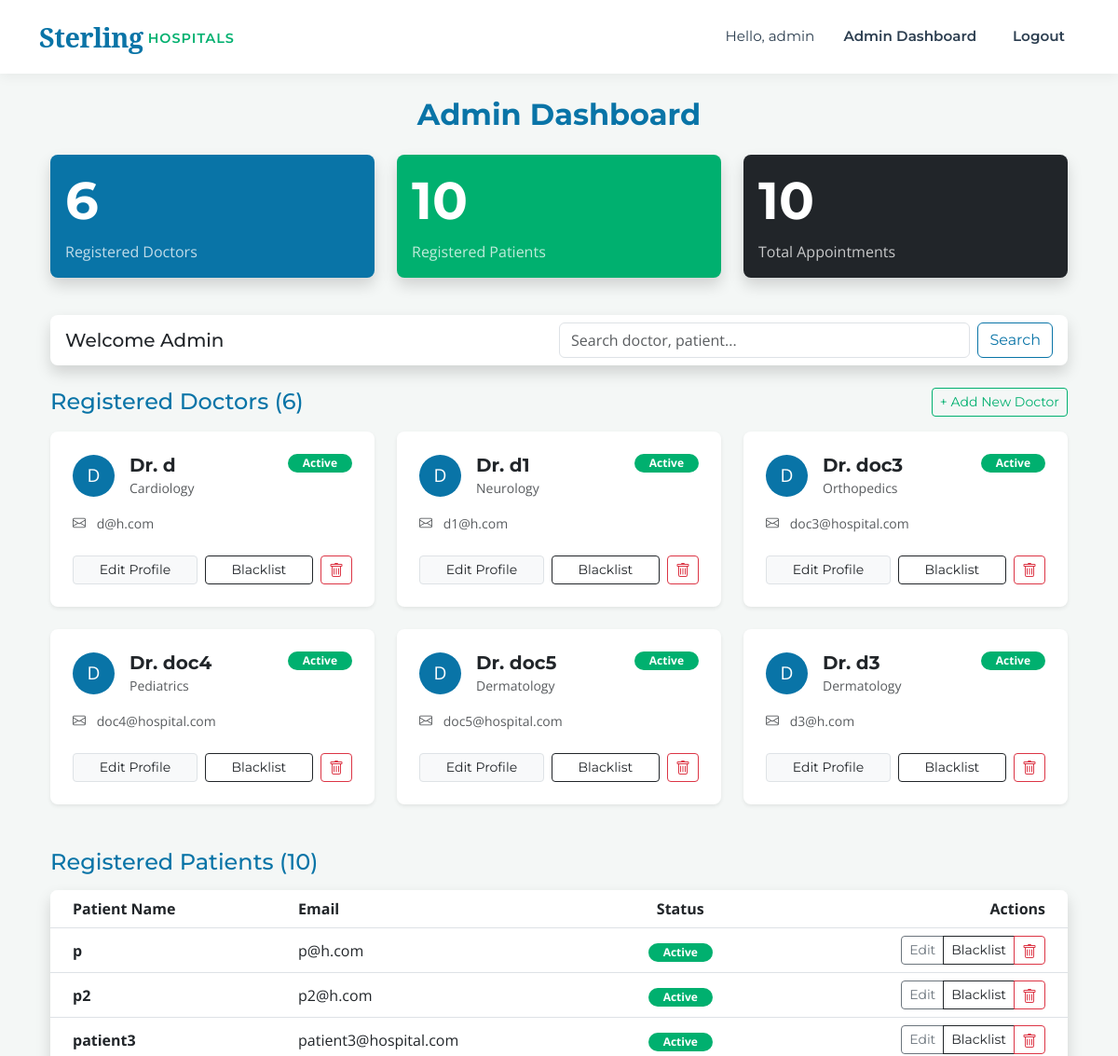
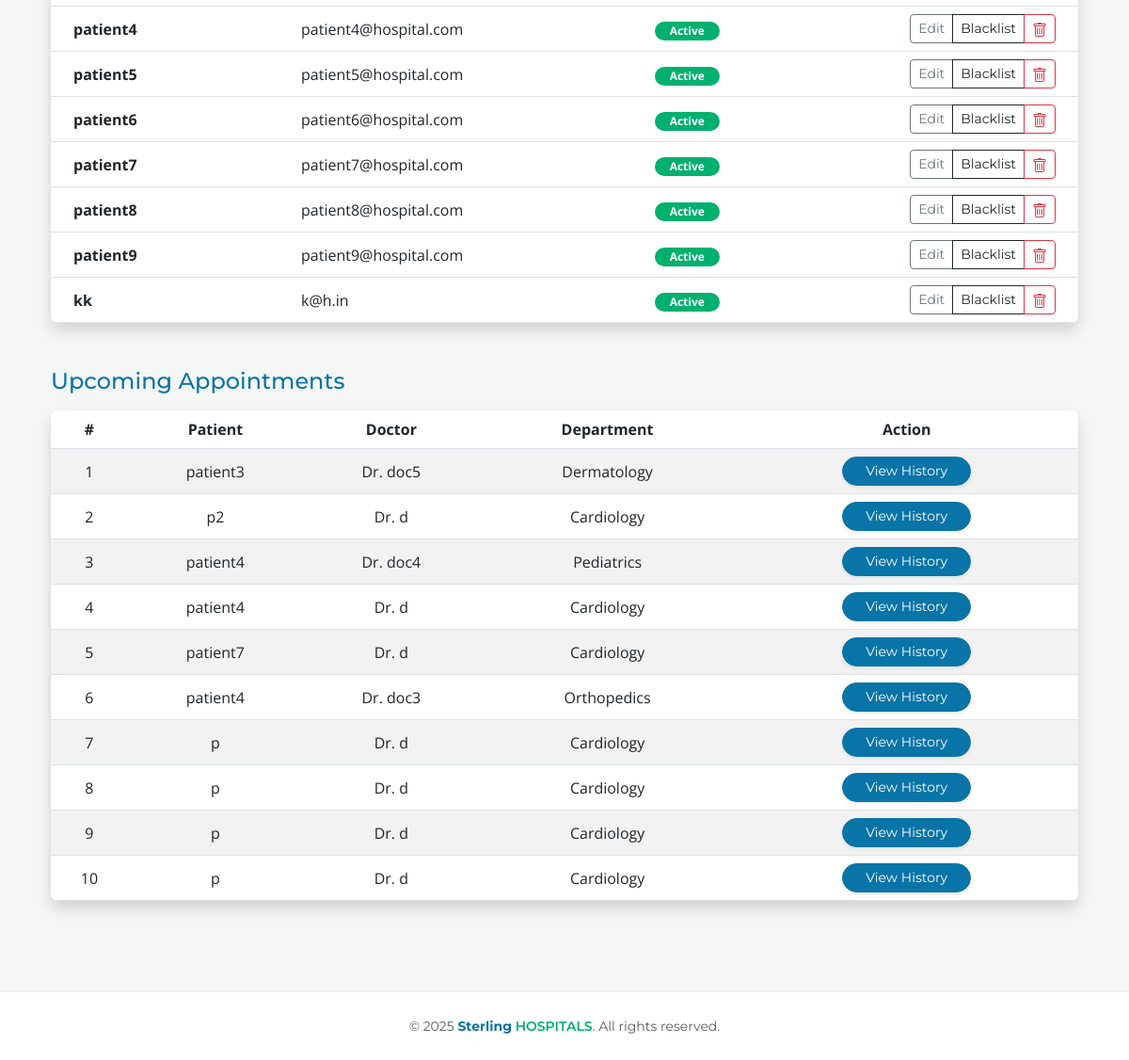
Page /admin_dashboard (signed in) on the committed database (2 pictures, top to bottom).
### models.py (models this page shows)
class User(db.Model, UserMixin):
    __tablename__ = 'users'
    id = db.Column(db.Integer, primary_key=True)
    username = db.Column(db.String(100), unique=True, nullable=False)
    email = db.Column(db.String(120), unique=True, nullable=False)
    password = db.Column(db.String(200), nullable=False)
    role = db.Column(db.String(20), nullable=False)  # admin, doctor, patient
    phone_number = db.Column(db.String(15), nullable=True)
    is_active_user = db.Column(db.Boolean, default=True)
    department_id = db.Column(db.Integer, db.ForeignKey('departments.id'), nullable=True)
    doctor_appointments = db.relationship('Appointment', foreign_keys='Appointment.doctor_id', backref='doctor_ref', lazy=True)
    patient_appointments = db.relationship('Appointment', foreign_keys='Appointment.patient_id', backref='patient_ref', lazy=True)

class Department(db.Model):
    __tablename__ = 'departments'
    id = db.Column(db.Integer, primary_key=True)
    name = db.Column(db.String(100), unique=True, nullable=False)
    description = db.Column(db.Text, nullable=True)
    doctors = db.relationship('User', backref='department', lazy=True)

class Appointment(db.Model):
    __tablename__ = 'appointments'
    id = db.Column(db.Integer, primary_key=True)
    patient_id = db.Column(db.Integer, db.ForeignKey('users.id'), nullable=False)
    doctor_id = db.Column(db.Integer, db.ForeignKey('users.id'), nullable=False)
    appointment_date = db.Column(db.Date, nullable=False)
    appointment_time = db.Column(db.Time, nullable=False)
    status = db.Column(db.String(20), default='Pending')
    treatment = db.relationship('Treatment', backref='appointment', uselist=False, lazy=True)
    created_at = db.Column(db.DateTime, default=datetime.utcnow)

### app.py (the view)
@app.route('/admin_dashboard')
@login_required
def admin_dashboard():
    if current_user.role != 'admin': return redirect(url_for('index'))
    search = request.args.get('search', '').strip()
    docs = User.query.filter_by(role='doctor')
    pats = User.query.filter_by(role='patient')
    if search:
        search_filter = or_(User.username.ilike(f'%{search}%'), User.email.ilike(f'%{search}%'))
        docs = docs.filter(search_filter)
        pats = pats.filter(search_filter)
    all_appointments = Appointment.query.all()
    departments = Department.query.all()
    dept_names = []
    dept_counts = []
    for dept in departments:
        count = User.query.filter_by(department_id=dept.id, role='doctor').count()
        if count > 0: # Only show active departments
            dept_names.append(dept.name)
            dept_counts.append(count)
    return render_template('admin_dashboard.html',
                           doctors=docs.all(),
                           patients=pats.all(),
                           departments=departments,
                           appointments=all_appointments,
                           total_appointments=len(all_appointments),
                           dept_names=dept_names,
                           dept_counts=dept_counts)

### app.py (called while the page is built)
@login_manager.user_loader
def load_user(user_id):
    return db.session.get(User, int(user_id))

### templates/admin_dashboard.html (shortened to what this page needs)
{% extends "base.html" %}
{% block content %}
<div class="container-fluid">
    <h2 class="mb-4 text-center fw-bold text-primary">Admin Dashboard</h2>
    <div class="row mb-4">
        <div class="col-md-4">
            <div class="card bg-primary text-white mb-3 shadow">
                <div class="card-body">
                    <h3 class="card-title display-4 fw-bold">{{ doctors|length }}</h3>
                    <p class="card-text opacity-75">Registered Doctors</p>
                </div>
            </div>
        </div>
        <div class="col-md-4">
            <div class="card bg-success text-white mb-3 shadow">
                <div class="card-body">
                    <h3 class="card-title display-4 fw-bold">{{ patients|length }}</h3>
                    <p class="card-text opacity-75">Registered Patients</p>
                </div>
            </div>
        </div>
        <div class="col-md-4">
            <div class="card bg-dark text-white mb-3 shadow">
                <div class="card-body">
                    <h3 class="card-title display-4 fw-bold">{{ total_appointments }}</h3>
                    <p class="card-text opacity-75">Total Appointments</p>
                </div>
            </div>
        </div>
    </div>
    <div class="card mb-4 shadow">
        <div class="card-body d-flex justify-content-between align-items-center py-2">
            <h5 class="mb-0">Welcome Admin</h5>
            <form action="{{ url_for('admin_dashboard') }}" method="GET" class="d-flex" style="width: 50%;">
                <input type="text" name="search" class="form-control me-2" placeholder="Search doctor, patient..." value="{{ request.args.get('search', '') }}">
                <button type="submit" class="btn btn-outline-primary">Search</button>
            </form>
        </div>
    </div>
    <div class="d-flex justify-content-between align-items-center mb-3">
        <h4 class="mb-0 text-primary">Registered Doctors ({{ doctors|length }})</h4>
        <a href="{{ url_for('add_doctor') }}" class="btn btn-outline-success btn-sm">
            + Add New Doctor
        </a>
    </div>
    <div class="row g-4 mb-5">
        {% for doctor in doctors %}
        <div class="col-md-6 col-lg-4">
            <div class="card h-100 shadow-sm border-0 {% if not doctor.is_active_user %}bg-light opacity-75{% endif %}" style="transition: transform 0.2s;">
                <div class="card-body p-4">
                    <div class="d-flex justify-content-between align-items-start mb-3">
                        <div class="d-flex align-items-center">
                            <div class="bg-primary text-white rounded-circle d-flex align-items-center justify-content-center me-3" style="width: 45px; height: 45px; font-size: 1.2rem;">
                                {{ doctor.username[0] | upper }}
                            </div>
                            <div>
                                <h5 class="card-title fw-bold text-dark mb-0">Dr. {{ doctor.username }}</h5>
                                <small class="text-muted">{{ doctor.department.name if doctor.department else 'General' }}</small>
                            </div>
                        </div>
                        {% if doctor.is_active_user %}
                            <span class="badge bg-success text-white rounded-pill px-3">Active</span>
                        {% else %}
                            <span class="badge bg-danger text-white rounded-pill px-3">Inactive</span>
                        {% endif %}
                    </div>
                    <div class="mb-4">
                        <p class="card-text text-muted small mb-1">
                            <i class="bi bi-envelope me-2"></i> {{ doctor.email }}
                        </p>
                    </div>
                    <div class="d-grid gap-2 d-md-flex">
                        <a href="{{ url_for('edit_user', user_id=doctor.id) }}" class="btn btn-light btn-sm flex-grow-1 text-dark border">Edit Profile</a>
                        <a href="{{ url_for('toggle_status', user_id=doctor.id) }}" class="btn btn-outline-dark btn-sm flex-grow-1">
                            {{ 'Blacklist' if doctor.is_active_user else 'Activate' }}
                        </a>
                        <a href="{{ url_for('delete_user', user_id=doctor.id) }}" class="btn btn-outline-danger btn-sm" onclick="return confirm('Delete this doctor?')" title="Delete">
                        </a>
                    </div>
                </div>
            </div>
        </div>
        {% else %}
        <div class="col-12">
            <div class="alert alert-info text-center py-4">
                No doctors found. Click "+ Add New Doctor" to get started.
            </div>
        </div>
        {% endfor %}
    </div>
    <h4 class="mb-3 text-primary">Registered Patients ({{ patients|length }})</h4>
    <div class="card mb-5 p-0 shadow overflow-hidden border-0">
        <table class="table table-hover align-middle mb-0">
            <thead class="bg-light">
                <tr>
                    <th class="ps-4">Patient Name</th>
                    <th>Email</th>
                    <th class="text-center">Status</th>
                    <th class="text-end pe-4">Actions</th>
                </tr>
            </thead>
            <tbody>
                {% for patient in patients %}
                <tr class="{% if not patient.is_active_user %}table-secondary text-muted{% endif %}">
                    <td class="ps-4 fw-bold">
                        {{ patient.username }}
                    </td>
                    <td>{{ patient.email }}</td>
                    <td class="text-center">
                        {% if patient.is_active_user %}
                            <span class="badge bg-success text-white rounded-pill px-3">Active</span>
                        {% else %}
                            <span class="badge bg-danger text-white rounded-pill px-3">Blacklisted</span>
                        {% endif %}
                    </td>
                    <td class="text-end pe-4">
                        <div class="btn-group">
                            <a href="{{ url_for('edit_user', user_id=patient.id) }}" class="btn btn-sm btn-outline-secondary">Edit</a>
                            <a href="{{ url_for('toggle_status', user_id=patient.id) }}" class="btn btn-sm btn-outline-dark">
                                {{ 'Blacklist' if patient.is_active_user else 'Activate' }}
                            </a>
                            <a href="{{ url_for('delete_user', user_id=patient.id) }}" class="btn btn-sm btn-outline-danger" onclick="return confirm('Delete user?')">
                            </a>
                        </div>
                    </td>
                </tr>
                {% else %}
                <tr>
                    <td colspan="4" class="text-center py-4 text-muted">No patients registered.</td>
                </tr>
                {% endfor %}
            </tbody>
        </table>
    </div>
    <h4 class="mb-3 text-primary">Upcoming Appointments</h4>
    <div class="card shadow p-0 overflow-hidden border-0">
        <table class="table table-striped mb-0 text-center align-middle">
            <thead class="bg-light border-bottom">
                <tr>
                    <th>#</th>
                    <th>Patient</th>
                    <th>Doctor</th>
                    <th>Department</th>
                    <th>Action</th>
                </tr>
            </thead>
            <tbody>
                {% for appointment in appointments %}
                <tr>
                    <td>{{ loop.index }}</td>
                    <td>{{ appointment.patient_ref.username }}</td>
                    <td>Dr. {{ appointment.doctor_ref.username }}</td>
                    <td>{{ appointment.doctor_ref.department.name if appointment.doctor_ref.department else 'General' }}</td>
                    <td>
                        <a href="{{ url_for('patient_history', patient_id=appointment.patient_id) }}" class="btn btn-primary btn-sm px-4 rounded-pill shadow-sm">
                            View History
                        </a>
                    </td>
                </tr>
                {% else %}
                <tr>
                    <td colspan="5" class="text-center py-4 text-muted">No appointments found.</td>
                </tr>
                {% endfor %}
            </tbody>
        </table>
    </div>
</div>
{% endblock %}

### templates/base.html (shortened to what this page needs)
<!DOCTYPE html>
<html lang="en">
<head>
    <link href="https://cdn.jsdelivr.net/npm/bootstrap@5.3.0/dist/css/bootstrap.min.css" rel="stylesheet">
    <link rel="stylesheet" href="https://cdn.jsdelivr.net/npm/bootstrap-icons@1.11.1/font/bootstrap-icons.css">
    <link rel="stylesheet" href="{{ url_for('static', filename='css/style.css') }}">
</head>
<body class="d-flex flex-column min-vh-100">
    <nav class="navbar navbar-expand-lg navbar-light fixed-top">
        <div class="container">
            <a class="navbar-brand" href="{{ url_for('index') }}">
                <span class="brand-sterling">Sterling</span>
                <span class="brand-hospitals">HOSPITALS</span>
            </a>
            <div class="collapse navbar-collapse" id="navbarNav">
                <ul class="navbar-nav ms-auto align-items-center">
                    {% if current_user.is_authenticated %}
                        <li class="nav-item">
                            <span class="nav-link text-muted" style="font-weight: 400;">Hello, {{ current_user.username }}</span>
                        </li>
                        <li class="nav-item">
                            {% if current_user.role == 'admin' %}
                                <a class="nav-link" href="{{ url_for('admin_dashboard') }}">Admin Dashboard</a>
                            {% elif current_user.role == 'doctor' %}
                                <a class="nav-link" href="{{ url_for('doctor_dashboard') }}">Doctor Panel</a>
                            {% else %}
                                <a class="nav-link" href="{{ url_for('patient_dashboard') }}">My Dashboard</a>
                            {% endif %}
                        </li>
                        <li class="nav-item">
                            <a class="nav-link btn btn-danger text-white btn-sm ms-3" style="border-radius: 4px; padding: 6px 15px;" href="{{ url_for('logout') }}">Logout</a>
                        </li>
                    {% endif %}
                </ul>
            </div>
        </div>
    </nav>
    <div style="height: 80px;"></div>
    <div class="container mt-4 mb-5">
        {% block content %}{% endblock %}
    </div>
    <footer class="text-center text-muted py-4 mt-auto">
        <div class="container">
            <small>&copy; 2025 <span style="color: var(--brand-blue); font-weight:700;">Sterling</span> <span style="color: var(--brand-green); font-weight:600;">HOSPITALS</span>. All rights reserved.</small>
        </div>
    </footer>
</body>
</html>

### static/css/style.css (style rules this page uses)
:root { --brand-blue: #0974A7; --brand-dark-blue: #015890; --brand-green: #00B06F; --brand-dark-green:#008f5a; --brand-dark: #2c3e50; --brand-warning: #FAD10A; --brand-bg-soft: #f4f7f6; --font-primary: "Montserrat", sans-serif; --font-serif: "Noto Serif", serif; --font-text: "Open Sans", sans-serif; }
body { font-family: var(--font-text); background-color: var(--brand-bg-soft); color: #333; }
h1, h2, h3, h4, h5, h6, .btn, .navbar-brand, .nav-link, footer { font-family: var(--font-primary); }
.navbar { background-color: white !important; box-shadow: 0 4px 12px rgba(0,0,0,0.05); padding: 0.8rem 0; }
.navbar-brand { display: flex; align-items: center; text-decoration: none; }
.brand-sterling { font-family: var(--font-serif); color: var(--brand-blue); font-weight: 700; font-size: 1.8rem; letter-spacing: -0.5px; }
.brand-hospitals { font-family: var(--font-primary); color: var(--brand-green); font-weight: 600; font-size: 0.9rem; text-transform: uppercase; letter-spacing: 1px; margin-left: 5px; padding-top: 5px; }
.nav-link { color: var(--brand-dark) !important; font-weight: 600; font-size: 0.95rem; margin-left: 15px; transition: color 0.3s ease; }
.text-primary { color: var(--brand-blue) !important; }
.bg-primary { background-color: var(--brand-blue) !important; color: white !important; }
.btn-primary { background-color: var(--brand-blue) !important; border-color: var(--brand-blue) !important; color: white !important; }
.btn-outline-primary { color: var(--brand-blue); border-color: var(--brand-blue); }
.bg-success { background-color: var(--brand-green) !important; color: white !important; }
.btn-outline-success { color: var(--brand-green); border-color: var(--brand-green); }
.card { border: none; border-radius: 8px; box-shadow: 0 4px 6px rgba(0,0,0,0.05); }
footer { background-color: white; border-top: 1px solid #eee; }

### rows in the picture
User: username "admin"
User: username "D", username "d", department "Cardiology", shows "Active", email "d@h.com", is_active_user "Blacklist"
User: username "D", username "d1", department "Neurology", shows "Active", email "d1@h.com", is_active_user "Blacklist"
User: username "D", username "doc3", department "Orthopedics", shows "Active", email "doc3@hospital.com", is_active_user "Blacklist"
User: username "D", username "doc4", department "Pediatrics", shows "Active", email "doc4@hospital.com", is_active_user "Blacklist"
User: username "D", username "doc5", department "Dermatology", shows "Active", email "doc5@hospital.com", is_active_user "Blacklist"
User: username "D", username "d3", department "Dermatology", shows "Active", email "d3@h.com", is_active_user "Blacklist"
User: username "p", email "p@h.com", shows "Active", is_active_user "Blacklist"
User: username "p2", email "p2@h.com", shows "Active", is_active_user "Blacklist"
User: username "patient3", email "patient3@hospital.com", shows "Active", is_active_user "Blacklist"
User: username "patient4", email "patient4@hospital.com", shows "Active", is_active_user "Blacklist"
User: username "patient5", email "patient5@hospital.com", shows "Active", is_active_user "Blacklist"
User: username "patient6", email "patient6@hospital.com", shows "Active", is_active_user "Blacklist"
User: username "patient7", email "patient7@hospital.com", shows "Active", is_active_user "Blacklist"
User: username "patient8", email "patient8@hospital.com", shows "Active", is_active_user "Blacklist"
User: username "patient9", email "patient9@hospital.com", shows "Active", is_active_user "Blacklist"
User: username "kk", email "k@h.in", shows "Active", is_active_user "Blacklist"
Appointment: patient_ref.username "patient3", doctor_ref.username "doc5", doctor_ref.department "Dermatology"
Appointment: patient_ref.username "p2", doctor_ref.username "d", doctor_ref.department "Cardiology"
Appointment: patient_ref.username "patient4", doctor_ref.username "doc4", doctor_ref.department "Pediatrics"
Appointment: patient_ref.username "patient4", doctor_ref.username "d", doctor_ref.department "Cardiology"
Appointment: patient_ref.username "patient7", doctor_ref.username "d", doctor_ref.department "Cardiology"
Appointment: patient_ref.username "patient4", doctor_ref.username "doc3", doctor_ref.department "Orthopedics"
Appointment: patient_ref.username "p", doctor_ref.username "d", doctor_ref.department "Cardiology"
Appointment: patient_ref.username "p", doctor_ref.username "d", doctor_ref.department "Cardiology"
Appointment: patient_ref.username "p", doctor_ref.username "d", doctor_ref.department "Cardiology"
Appointment: patient_ref.username "p", doctor_ref.username "d", doctor_ref.department "Cardiology"

### other values in the picture
{{ doctors|length }} "6"
{{ patients|length }} "10"
{{ total_appointments }} "10"
